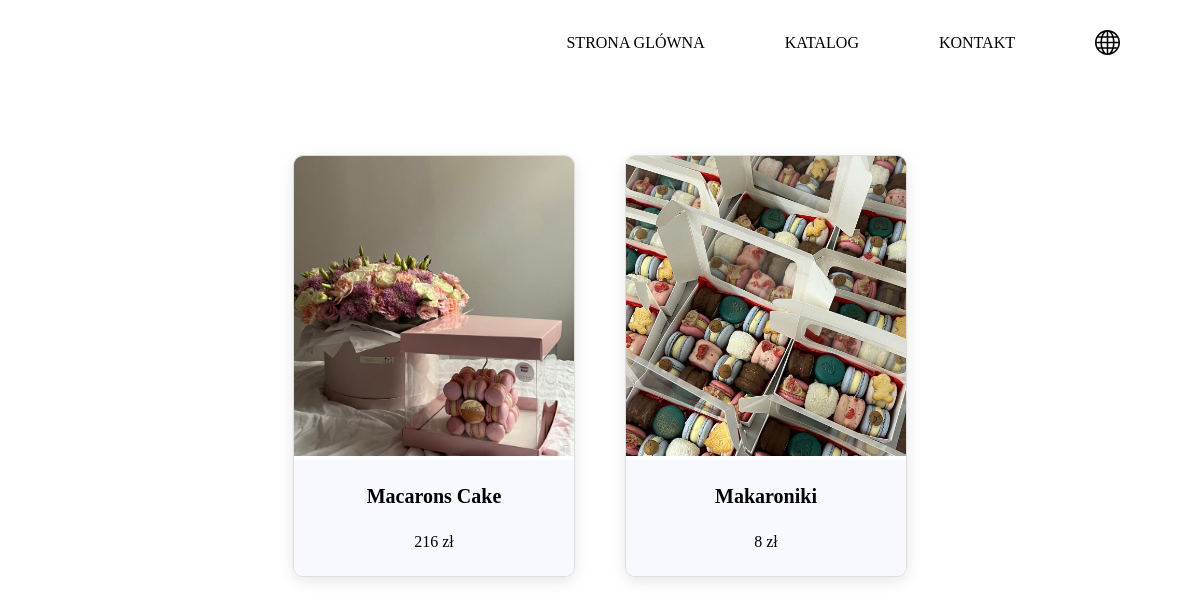
/category/2/items, run on the app's committed database.
### sql_app/product_model.py (models this page shows)
class Item(Base):
    __tablename__ = "items"
    id = Column(Integer, primary_key=True)
    name = Column(String, nullable=False)
    description = Column(String)
    price = Column(Integer, nullable=False)
    in_stock = Column(Boolean, default=True)
    images_id = Column(Integer)
    images_url = Column(String)
    innader_info = Column(String)
    name_rus = Column(String)
    description_rus = Column(String)
    innader_info_rus = Column(String)
    name_eng = Column(String)
    description_eng = Column(String)
    innader_info_eng = Column(String)
    category_id = Column(Integer, ForeignKey('categories.id'))
    category = relationship("Category", back_populates="items")

### sql_app/main.py (the view)
@app.get("/category/{cat_id}/items", tags=['all_in_one_category'], response_class=HTMLResponse)
async def read_one_by_category(request: Request, cat_id: int, db: Session = Depends(get_db)):
    only_one_category = crud.get_one_by_category(cat_id, db)
    if only_one_category is None:
        raise HTTPException(status_code=400, detail="Category not found ERROR")
    return templates.TemplateResponse(
        "one_categor.html", {"request": request, "name": "only_one_category", "only_one_category": only_one_category})

### templates/one_categor.html (shortened to what this page needs)
{% extends "base.html" %}
{% block content %}
    <div class="cat-cont">
        {% for one in only_one_category %}
    <div class="cat-c">
        <a href="/category/{{one.category_id}}/items/{{one.id}}">
            <img src="{{one.images_url}}{{one.images_id}}.jpg" alt="Product Image" class="cat-im">
        </a>
        <div class="cat-in">
            <a href="/category/{{one.category_id}}/items/{{one.id}}">
                <h2 class="cat-na">{{ one.name }}</h2>
            </a>
            {% if one.category_id == 1 %}
            <div class="cat-cena">
                1 кг    |    {{ one.price }} zł
            </div>
            {% else %}
            <div class="cat-cena">
                {{ one.price }} zł
            </div>
            {% endif %}
        </div>
    </div>
            {% endfor %}
    </div>
{% endblock %}

### static/categoria_card.css (style rules this page uses)
.cat-cont { display: flex; flex-wrap: wrap; gap: 50px; justify-content: center; margin: 70px 50px; }
.cat-c { text-align: center; box-sizing: border-box; border: 1px solid #ddd; border-radius: 10px; overflow: hidden; box-shadow: 0 4px 15px rgba(0, 0, 0, 0.1); transition: transform 0.3s; }
.cat-im { text-align: center; width: 280px; height: 300px; object-fit: cover; }
.cat-in { padding: 25px 15px; text-align: center; background: ghostwhite; }
.cat-na { font-size: 1.25em; margin: 0; color: black; }
.cat-cena { padding-top: 25px; }
a { text-decoration: none; }

### static/home.css (style rules this page uses)
body { background-image: url(/static/images/background2.jpg); background-size: cover; background-position: center; background-repeat: no-repeat; height: 50vh; margin: 0; background-attachment: fixed; }

### data on the page
Item: images_url (picture), name "Macarons Cake", price "216"
Item: images_url (picture), name "Makaroniki", price "8"
